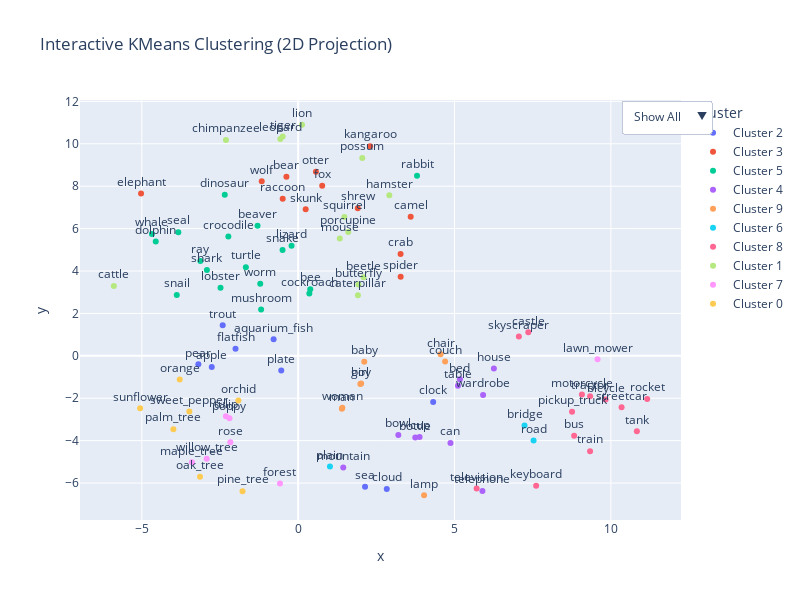

Source (notebook cell):
### Code cell
# Wordnet descriptions

study_from_file("wn_descriptions.json", "WordNet embeddings")

### Figure 1 — Plotly figure (JSON) as saved in the notebook; plotly's stock layout.template omitted (floating-point values rounded to 4 significant figures)
{"data": [{"customdata": [["apple", "Cluster 2"], ["aquarium_fish", "Cluster 2"], ["clock", "Cluster 2"], ["cloud", "Cluster 2"], ["pear", "Cluster 2"], ["plate", "Cluster 2"], ["trout", "Cluster 2"], ["flatfish", "Cluster 2"], ["sea", "Cluster 2"]], "hovertemplate": "Cluster=%{customdata[1]}<br>Class=%{customdata[0]}<extra></extra>", "legendgroup": "Cluster 2", "marker": {"color": "#636efa", "symbol": "circle"}, "mode": "markers+text", "name": "Cluster 2", "orientation": "v", "showlegend": true, "text": ["apple", "aquarium_fish", "clock", "cloud", "pear", "plate", "trout", "flatfish", "sea"], "textposition": "top center", "type": "scatter", "x": [-2.763, -0.7857, 4.317, 2.833, -3.192, -0.541, -2.413, -2.004, 2.138], "xaxis": "x", "y": [-0.5206, 0.7767, -2.175, -6.281, -0.399, -0.6876, 1.439, 0.3335, -6.176], "yaxis": "y"}, {"customdata": [["bear", "Cluster 3"], ["elephant", "Cluster 3"], ["kangaroo", "Cluster 3"], ["raccoon", "Cluster 3"], ["shrew", "Cluster 3"], ["skunk", "Cluster 3"], ["spider", "Cluster 3"], ["wolf", "Cluster 3"], ["camel", "Cluster 3"], ["crab", "Cluster 3"], ["fox", "Cluster 3"], ["otter", "Cluster 3"]], "hovertemplate": "Cluster=%{customdata[1]}<br>Class=%{customdata[0]}<extra></extra>", "legendgroup": "Cluster 3", "marker": {"color": "#EF553B", "symbol": "circle"}, "mode": "markers+text", "name": "Cluster 3", "orientation": "v", "showlegend": true, "text": ["bear", "elephant", "kangaroo", "raccoon", "shrew", "skunk", "spider", "wolf", "camel", "crab", "fox", "otter"], "textposition": "top center", "type": "scatter", "x": [-0.3762, -5.025, 2.3, -0.4948, 1.906, 0.2396, 3.278, -1.166, 3.598, 3.275, 0.7685, 0.568], "xaxis": "x", "y": [8.447, 7.661, 9.888, 7.407, 6.963, 6.913, 3.73, 8.233, 6.566, 4.799, 8.026, 8.683], "yaxis": "y"}, {"customdata": [["bee", "Cluster 5"], ["cockroach", "Cluster 5"], ["dinosaur", "Cluster 5"], ["dolphin", "Cluster 5"], ["lizard", "Cluster 5"], ["lobster", "Cluster 5"], ["mushroom", "Cluster 5"], ["rabbit", "Cluster 5"], ["ray", "Cluster 5"], ["seal", "Cluster 5"], ["snake", "Cluster 5"], ["turtle", "Cluster 5"], ["beaver", "Cluster 5"], ["crocodile", "Cluster 5"], ["shark", "Cluster 5"], ["snail", "Cluster 5"], ["whale", "Cluster 5"], ["worm", "Cluster 5"]], "hovertemplate": "Cluster=%{customdata[1]}<br>Class=%{customdata[0]}<extra></extra>", "legendgroup": "Cluster 5", "marker": {"color": "#00cc96", "symbol": "circle"}, "mode": "markers+text", "name": "Cluster 5", "orientation": "v", "showlegend": true, "text": ["bee", "cockroach", "dinosaur", "dolphin", "lizard", "lobster", "mushroom", "rabbit", "ray", "seal", "snake", "turtle", "beaver", "crocodile", "shark", "snail", "whale", "worm"], "textposition": "top center", "type": "scatter", "x": [0.3866, 0.3572, -2.348, -4.554, -0.2114, -2.483, -1.186, 3.8, -3.127, -3.833, -0.4997, -1.673, -1.299, -2.233, -2.919, -3.883, -4.677, -1.213], "xaxis": "x", "y": [3.143, 2.937, 7.598, 5.39, 5.193, 3.212, 2.184, 8.496, 4.478, 5.833, 4.996, 4.182, 6.132, 5.623, 4.052, 2.866, 5.749, 3.4], "yaxis": "y"}, {"customdata": [["bottle", "Cluster 4"], ["bowl", "Cluster 4"], ["can", "Cluster 4"], ["cup", "Cluster 4"], ["house", "Cluster 4"], ["mountain", "Cluster 4"], ["table", "Cluster 4"], ["bed", "Cluster 4"], ["telephone", "Cluster 4"], ["wardrobe", "Cluster 4"]], "hovertemplate": "Cluster=%{customdata[1]}<br>Class=%{customdata[0]}<extra></extra>", "legendgroup": "Cluster 4", "marker": {"color": "#ab63fa", "symbol": "circle"}, "mode": "markers+text", "name": "Cluster 4", "orientation": "v", "showlegend": true, "text": ["bottle", "bowl", "can", "cup", "house", "mountain", "table", "bed", "telephone", "wardrobe"], "textposition": "top center", "type": "scatter", "x": [3.745, 3.203, 4.87, 3.883, 6.259, 1.441, 5.109, 5.174, 5.893, 5.913], "xaxis": "x", "y": [-3.846, -3.734, -4.115, -3.833, -0.5927, -5.267, -1.416, -1.107, -6.373, -1.842], "yaxis": "y"}, {"customdata": [["boy", "Cluster 9"], ["chair", "Cluster 9"], ["couch", "Cluster 9"], ["girl", "Cluster 9"], ["lamp", "Cluster 9"], ["man", "Cluster 9"], ["woman", "Cluster 9"], ["baby", "Cluster 9"]], "hovertemplate": "Cluster=%{customdata[1]}<br>Class=%{customdata[0]}<extra></extra>", "legendgroup": "Cluster 9", "marker": {"color": "#FFA15A", "symbol": "circle"}, "mode": "markers+text", "name": "Cluster 9", "orientation": "v", "showlegend": true, "text": ["boy", "chair", "couch", "girl", "lamp", "man", "woman", "baby"], "textposition": "top center", "type": "scatter", "x": [2.014, 4.554, 4.699, 1.988, 4.026, 1.398, 1.412, 2.114], "xaxis": "x", "y": [-1.302, 0.07462, -0.2641, -1.332, -6.575, -2.492, -2.444, -0.2784], "yaxis": "y"}, {"customdata": [["bridge", "Cluster 6"], ["road", "Cluster 6"], ["plain", "Cluster 6"]], "hovertemplate": "Cluster=%{customdata[1]}<br>Class=%{customdata[0]}<extra></extra>", "legendgroup": "Cluster 6", "marker": {"color": "#19d3f3", "symbol": "circle"}, "mode": "markers+text", "name": "Cluster 6", "orientation": "v", "showlegend": true, "text": ["bridge", "road", "plain"], "textposition": "top center", "type": "scatter", "x": [7.239, 7.528, 1.016], "xaxis": "x", "y": [-3.289, -3.997, -5.216], "yaxis": "y"}, {"customdata": [["bus", "Cluster 8"], ["castle", "Cluster 8"], ["keyboard", "Cluster 8"], ["skyscraper", "Cluster 8"], ["streetcar", "Cluster 8"], ["tank", "Cluster 8"], ["train", "Cluster 8"], ["motorcycle", "Cluster 8"], ["tractor", "Cluster 8"], ["bicycle", "Cluster 8"], ["pickup_truck", "Cluster 8"], ["rocket", "Cluster 8"], ["television", "Cluster 8"]], "hovertemplate": "Cluster=%{customdata[1]}<br>Class=%{customdata[0]}<extra></extra>", "legendgroup": "Cluster 8", "marker": {"color": "#FF6692", "symbol": "circle"}, "mode": "markers+text", "name": "Cluster 8", "orientation": "v", "showlegend": true, "text": ["bus", "castle", "keyboard", "skyscraper", "streetcar", "tank", "train", "motorcycle", "tractor", "bicycle", "pickup_truck", "rocket", "television"], "textposition": "top center", "type": "scatter", "x": [8.826, 7.36, 7.61, 7.058, 10.34, 10.83, 9.335, 9.074, 9.336, 9.831, 8.758, 11.16, 5.707], "xaxis": "x", "y": [-3.772, 1.107, -6.127, 0.912, -2.427, -3.558, -4.497, -1.82, -1.909, -2.059, -2.634, -2.036, -6.254], "yaxis": "y"}, {"customdata": [["caterpillar", "Cluster 1"], ["hamster", "Cluster 1"], ["lion", "Cluster 1"], ["mouse", "Cluster 1"], ["porcupine", "Cluster 1"], ["possum", "Cluster 1"], ["squirrel", "Cluster 1"], ["tiger", "Cluster 1"], ["beetle", "Cluster 1"], ["butterfly", "Cluster 1"], ["cattle", "Cluster 1"], ["leopard", "Cluster 1"], ["chimpanzee", "Cluster 1"]], "hovertemplate": "Cluster=%{customdata[1]}<br>Class=%{customdata[0]}<extra></extra>", "legendgroup": "Cluster 1", "marker": {"color": "#B6E880", "symbol": "circle"}, "mode": "markers+text", "name": "Cluster 1", "orientation": "v", "showlegend": true, "text": ["caterpillar", "hamster", "lion", "mouse", "porcupine", "possum", "squirrel", "tiger", "beetle", "butterfly", "cattle", "leopard", "chimpanzee"], "textposition": "top center", "type": "scatter", "x": [1.911, 2.915, 0.1241, 1.331, 1.602, 2.05, 1.478, -0.4949, 2.094, 1.928, -5.896, -0.571, -2.31], "xaxis": "x", "y": [2.86, 7.569, 10.9, 5.53, 5.846, 9.334, 6.546, 10.34, 3.703, 3.36, 3.293, 10.22, 10.18], "yaxis": "y"}, {"customdata": [["forest", "Cluster 7"], ["lawn_mower", "Cluster 7"], ["tulip", "Cluster 7"], ["willow_tree", "Cluster 7"], ["maple_tree", "Cluster 7"], ["poppy", "Cluster 7"], ["rose", "Cluster 7"]], "hovertemplate": "Cluster=%{customdata[1]}<br>Class=%{customdata[0]}<extra></extra>", "legendgroup": "Cluster 7", "marker": {"color": "#FF97FF", "symbol": "circle"}, "mode": "markers+text", "name": "Cluster 7", "orientation": "v", "showlegend": true, "text": ["forest", "lawn_mower", "tulip", "willow_tree", "maple_tree", "poppy", "rose"], "textposition": "top center", "type": "scatter", "x": [-0.5818, 9.572, -2.312, -2.926, -3.398, -2.196, -2.168], "xaxis": "x", "y": [-6.025, -0.1606, -2.847, -4.85, -5.023, -2.938, -4.076], "yaxis": "y"}, {"customdata": [["oak_tree", "Cluster 0"], ["orange", "Cluster 0"], ["orchid", "Cluster 0"], ["palm_tree", "Cluster 0"], ["pine_tree", "Cluster 0"], ["sunflower", "Cluster 0"], ["sweet_pepper", "Cluster 0"]], "hovertemplate": "Cluster=%{customdata[1]}<br>Class=%{customdata[0]}<extra></extra>", "legendgroup": "Cluster 0", "marker": {"color": "#FECB52", "symbol": "circle"}, "mode": "markers+text", "name": "Cluster 0", "orientation": "v", "showlegend": true, "text": ["oak_tree", "orange", "orchid", "palm_tree", "pine_tree", "sunflower", "sweet_pepper"], "textposition": "top center", "type": "scatter", "x": [-3.14, -3.788, -1.912, -3.991, -1.779, -5.055, -3.48], "xaxis": "x", "y": [-5.706, -1.115, -2.103, -3.459, -6.382, -2.477, -2.619], "yaxis": "y"}], "layout": {"height": 600, "legend": {"title": {"text": "Cluster"}, "tracegroupgap": 0}, "title": {"text": "Interactive KMeans Clustering (2D Projection)"}, "updatemenus": [{"buttons": [{"args": [{"visible": [true, true, true, true, true, true, true, true, true, true, true, true, true, true, true, true, true, true, true, true, true, true, true, true, true, true, true, true, true, true, true, true, true, true, true, true, true, true, true, true, true, true, true, true, true, true, true, true, true, true, true, true, true, true, true, true, true, true, true, true, true, true, true, true, true, true, true, true, true, true, true, true, true, true, true, true, true, true, true, true, true, true, true, true, true, true, true, true, true, true, true, true, true, true, true, true, true, true, true, true]}, {"title": "All Clusters"}], "label": "Show All", "method": "update"}, {"args": [{"visible": [1, 1, 0, 0, 0, 0, 0, 0, 0, 0, 0, 0, 0, 1, 1, 0, 0, 0, 0, 0, 0, 0, 0, 0, 0, 0, 0, 0, 0, 0, 0, 0, 0, 0, 0, 0, 0, 0, 1, 0, 1, 0, 0, 0, 0, 0, 0, 0, 0, 0, 0, 0, 0, 0, 0, 0, 0, 0, 0, 1, 0, 0, 0, 0, 0, 0, 0, 0, 0, 0, 0, 0, 0, 0, 0, 0, 0, 0, 0, 0, 0, 0, 0, 0, 0, 0, 0, 1, 0, 0, 0, 1, 0, 0, 0, 0, 0, 0, 0, 0]}, {"title": "Cluster: Cluster 2"}], "label": "Cluster 2", "method": "update"}, {"args": [{"visible": [0, 0, 1, 0, 0, 0, 0, 0, 0, 0, 0, 0, 0, 0, 0, 0, 0, 0, 0, 0, 1, 0, 0, 0, 0, 1, 0, 0, 0, 0, 0, 0, 0, 0, 0, 0, 0, 0, 0, 0, 0, 0, 0, 0, 1, 0, 0, 0, 1, 1, 0, 0, 1, 0, 0, 0, 0, 0, 0, 0, 0, 0, 0, 1, 0, 0, 0, 1, 0, 1, 0, 1, 0, 0, 0, 0, 0, 0, 0, 0, 0, 0, 0, 0, 0, 0, 0, 0, 1, 0, 0, 0, 0, 0, 0, 0, 0, 0, 0, 0]}, {"title": "Cluster: Cluster 3"}], "label": "Cluster 3", "method": "update"}, {"args": [{"visible": [0, 0, 0, 1, 0, 0, 0, 0, 0, 0, 0, 0, 0, 0, 0, 1, 0, 0, 1, 1, 0, 0, 0, 0, 0, 0, 0, 0, 0, 1, 1, 0, 0, 1, 0, 0, 0, 0, 0, 0, 0, 0, 0, 1, 0, 1, 0, 1, 0, 0, 0, 1, 0, 0, 0, 0, 0, 0, 0, 0, 0, 1, 0, 0, 1, 0, 0, 0, 0, 0, 1, 0, 0, 0, 0, 0, 0, 0, 0, 0, 0, 0, 0, 0, 0, 0, 0, 0, 0, 0, 0, 0, 1, 1, 0, 0, 0, 0, 1, 1]}, {"title": "Cluster: Cluster 5"}], "label": "Cluster 5", "method": "update"}, {"args": [{"visible": [0, 0, 0, 0, 1, 1, 0, 0, 0, 1, 0, 0, 0, 0, 0, 0, 0, 1, 0, 0, 0, 0, 0, 0, 1, 0, 0, 0, 0, 0, 0, 1, 0, 0, 0, 0, 0, 0, 0, 0, 0, 0, 0, 0, 0, 0, 0, 0, 0, 0, 0, 0, 0, 0, 0, 0, 0, 0, 0, 0, 0, 0, 0, 0, 0, 0, 0, 0, 0, 0, 0, 0, 0, 0, 0, 0, 0, 0, 0, 0, 1, 0, 0, 0, 1, 0, 0, 0, 0, 0, 0, 0, 0, 0, 0, 1, 0, 1, 0, 0]}, {"title": "Cluster: Cluster 4"}], "label": "Cluster 4", "method": "update"}, {"args": [{"visible": [0, 0, 0, 0, 0, 0, 1, 0, 0, 0, 0, 0, 1, 0, 0, 0, 1, 0, 0, 0, 0, 0, 1, 0, 0, 0, 0, 0, 0, 0, 0, 0, 0, 0, 0, 0, 0, 0, 0, 0, 0, 0, 0, 0, 0, 0, 0, 0, 0, 0, 0, 0, 0, 0, 0, 0, 0, 0, 0, 0, 0, 0, 0, 0, 0, 0, 0, 0, 0, 0, 0, 0, 1, 0, 1, 0, 0, 0, 0, 0, 0, 0, 1, 1, 0, 0, 0, 0, 0, 0, 0, 0, 0, 0, 0, 0, 0, 0, 0, 0]}, {"title": "Cluster: Cluster 9"}], "label": "Cluster 9", "method": "update"}, {"args": [{"visible": [0, 0, 0, 0, 0, 0, 0, 1, 0, 0, 0, 0, 0, 0, 0, 0, 0, 0, 0, 0, 0, 0, 0, 0, 0, 0, 0, 0, 0, 0, 0, 0, 0, 0, 0, 0, 0, 0, 0, 0, 0, 0, 0, 0, 0, 0, 1, 0, 0, 0, 0, 0, 0, 0, 0, 0, 0, 0, 0, 0, 0, 0, 0, 0, 0, 0, 0, 0, 0, 0, 0, 0, 0, 0, 0, 0, 0, 1, 0, 0, 0, 0, 0, 0, 0, 0, 0, 0, 0, 0, 0, 0, 0, 0, 0, 0, 0, 0, 0, 0]}, {"title": "Cluster: Cluster 6"}], "label": "Cluster 6", "method": "update"}, {"args": [{"visible": [0, 0, 0, 0, 0, 0, 0, 0, 1, 0, 1, 0, 0, 0, 0, 0, 0, 0, 0, 0, 0, 0, 0, 0, 0, 0, 1, 0, 0, 0, 0, 0, 0, 0, 0, 0, 0, 0, 0, 0, 0, 0, 0, 0, 0, 0, 0, 0, 0, 0, 1, 0, 0, 0, 1, 0, 1, 0, 1, 0, 0, 0, 0, 0, 0, 0, 0, 0, 0, 0, 0, 0, 0, 0, 0, 0, 1, 0, 0, 0, 0, 1, 0, 0, 0, 1, 0, 0, 0, 1, 1, 0, 0, 0, 0, 0, 1, 0, 0, 0]}, {"title": "Cluster: Cluster 8"}], "label": "Cluster 8", "method": "update"}, {"args": [{"visible": [0, 0, 0, 0, 0, 0, 0, 0, 0, 0, 0, 1, 0, 0, 0, 0, 0, 0, 0, 0, 0, 0, 0, 1, 0, 0, 0, 0, 1, 0, 0, 0, 1, 0, 0, 0, 0, 0, 0, 0, 0, 1, 1, 0, 0, 0, 0, 0, 0, 0, 0, 0, 0, 1, 0, 0, 0, 1, 0, 0, 0, 0, 0, 0, 0, 1, 1, 0, 1, 0, 0, 0, 0, 1, 0, 0, 0, 0, 0, 0, 0, 0, 0, 0, 0, 0, 1, 0, 0, 0, 0, 0, 0, 0, 0, 0, 0, 0, 0, 0]}, {"title": "Cluster: Cluster 1"}], "label": "Cluster 1", "method": "update"}, {"args": [{"visible": [0, 0, 0, 0, 0, 0, 0, 0, 0, 0, 0, 0, 0, 0, 0, 0, 0, 0, 0, 0, 0, 1, 0, 0, 0, 0, 0, 1, 0, 0, 0, 0, 0, 0, 0, 0, 0, 0, 0, 0, 0, 0, 0, 0, 0, 0, 0, 0, 0, 0, 0, 0, 0, 0, 0, 0, 0, 0, 0, 0, 1, 0, 1, 0, 0, 0, 0, 0, 0, 0, 0, 0, 0, 0, 0, 1, 0, 0, 1, 1, 0, 0, 0, 0, 0, 0, 0, 0, 0, 0, 0, 0, 0, 0, 0, 0, 0, 0, 0, 0]}, {"title": "Cluster: Cluster 7"}], "label": "Cluster 7", "method": "update"}, {"args": [{"visible": [0, 0, 0, 0, 0, 0, 0, 0, 0, 0, 0, 0, 0, 0, 0, 0, 0, 0, 0, 0, 0, 0, 0, 0, 0, 0, 0, 0, 0, 0, 0, 0, 0, 0, 1, 1, 1, 1, 0, 1, 0, 0, 0, 0, 0, 0, 0, 0, 0, 0, 0, 0, 0, 0, 0, 1, 0, 0, 0, 0, 0, 0, 0, 0, 0, 0, 0, 0, 0, 0, 0, 0, 0, 0, 0, 0, 0, 0, 0, 0, 0, 0, 0, 0, 0, 0, 0, 0, 0, 0, 0, 0, 0, 0, 1, 0, 0, 0, 0, 0]}, {"title": "Cluster: Cluster 0"}], "label": "Cluster 0", "method": "update"}], "type": "dropdown", "x": 1.05, "y": 1}], "width": 800, "xaxis": {"anchor": "y", "domain": [0, 1], "title": {"text": "x"}}, "yaxis": {"anchor": "x", "domain": [0, 1], "title": {"text": "y"}}}}
